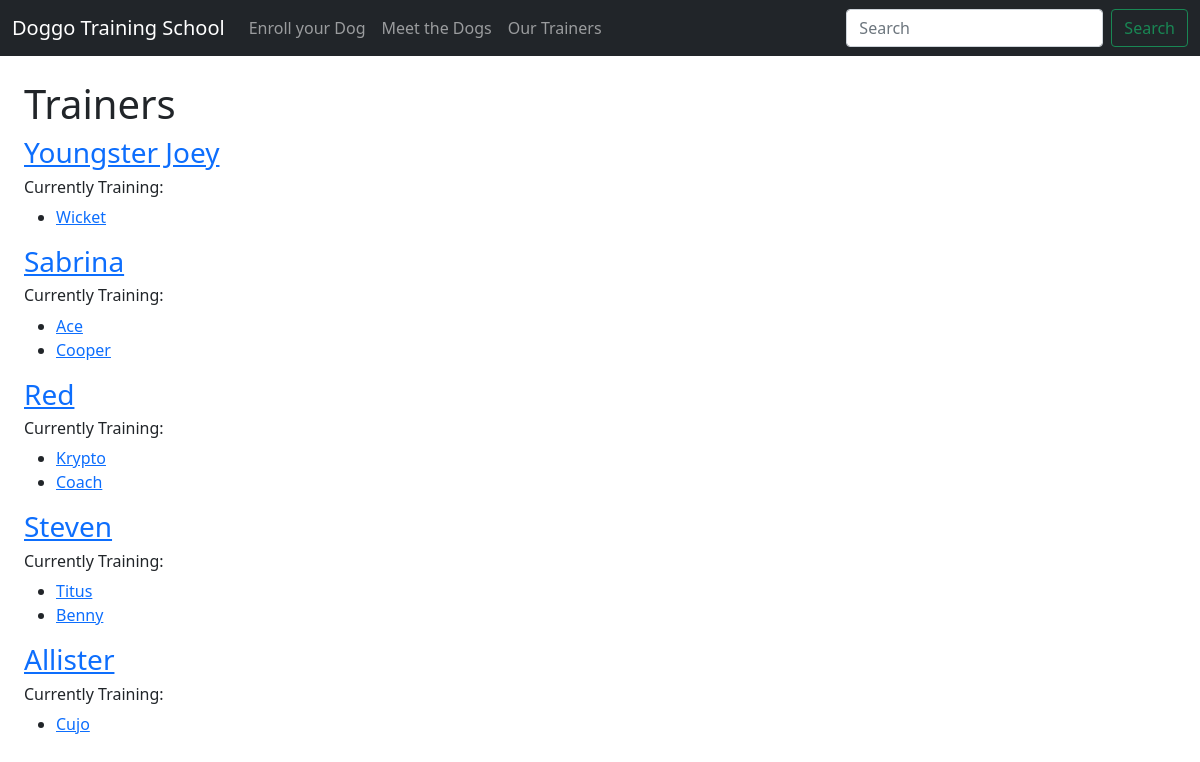
Page /trainer_list on the committed database.
### tables this page shows
CREATE TABLE "dogs" (
	"id"	INTEGER NOT NULL UNIQUE,
	"name"	TEXT NOT NULL,
	"breed"	TEXT,
	"age"	INTEGER,
	"owner"	NUMERIC NOT NULL,
	"treats"	BLOB,
	"trainer"	BLOB,
	"pic"	TEXT,
	"tricks"	TEXT,
	"medical"	TEXT,
	PRIMARY KEY("id" AUTOINCREMENT)
);

### app.py (the view)
@app.route('/trainer_list')
def trainer_list():
    dogs = order_by_trainer()
    return render_template('list_trainers.html', dogs=dogs, trainers=employed_trainers)

### dog_data.py (called while the page is built)
def connect_db(path):
    conn = sqlite3.connect(path)
    conn.row_factory = sqlite3.Row
    return (conn, conn.cursor())

def order_by_trainer():
    conn, cur = connect_db(db_path)
    query = 'SELECT * FROM dogs ORDER BY trainer'
    result = cur.execute(query).fetchall()
    conn.close()
    return result

### templates/list_trainers.html (shortened to what this page needs)
{% extends 'base.html' %}
{% block content %}
<h1>Trainers</h1>
    {% for trainer in trainers%}
        <h3><a href="{{ url_for('trainer_profile', trainer=trainer) }}">{{ trainer }}</a></h3>
        <h6>Currently Training:</h6>
        <ul>
        {% for dog in dogs %}
            {% if dog.trainer == trainer %}
                <li><a href="{{ url_for('dog_profile', dog_id=dog.id) }}">{{ dog.name }}</a></li>
            {% endif %}
        {% endfor %}
        </ul>
    {% endfor %}
{% endblock %}

### rows in the picture
dogs: name "Wicket"
dogs: name "Ace"
dogs: name "Cooper"
dogs: name "Krypto"
dogs: name "Coach"
dogs: name "Titus"
dogs: name "Benny"
dogs: name "Cujo"

### other values in the picture
{{ trainer }} "Youngster Joey" "Sabrina" "Red" "Steven" "Allister"
